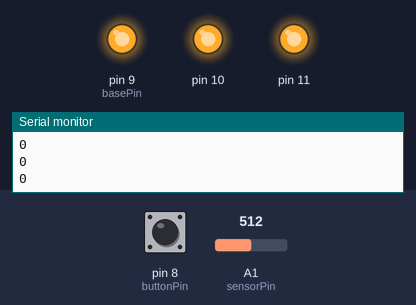
Bench run of a sketch on a simulated Arduino Uno, built with avr-gcc and run on an emulated ATmega328P. Parts: output pins drawn as LEDs (lit = HIGH), the last lines printed to the serial monitor. The inputs (shaded band) are chosen by the test bench; at power-on: pin 8 (buttonPin) LOW, A1 (sensorPin) = 512.

Above: at 1.2 s.
1.3 s: pin 8 (buttonPin) pulled HIGH for 1 s
At 1.75 s:
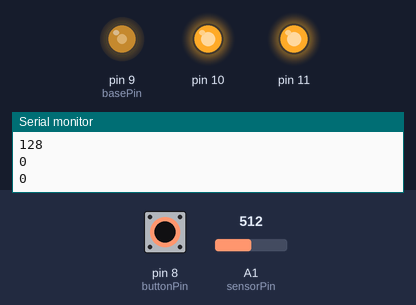
At 3.0 s:
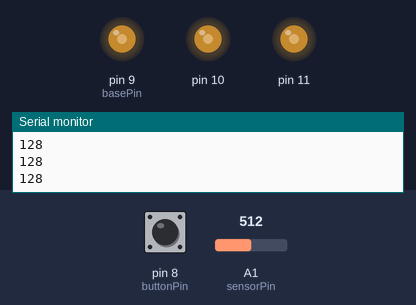
Timing chart, 0 to 4.5 s (numbered marks = the images above; inputs shaded):
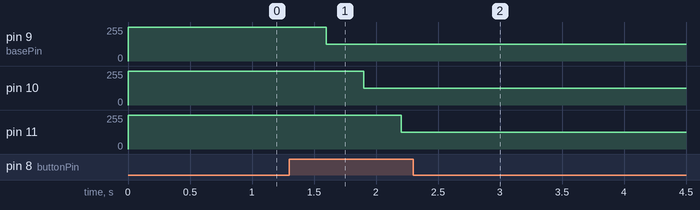

Measured:
- after the input at 1.3 s, pin 9 (basePin): 255/255 → 127/255 after 0.30 s; pin 10: 255/255 → 127/255 after 0.60 s; pin 11: 255/255 → 127/255 after 0.90 s

The sketch:

rgbled.ino
```cpp
int sensorPin = A1;    // select the input pin for the potentiometer
int buttonPin = 8; // Button Digital pin
int basePin = 9;

int buttonState = 0;
int selectedColor = 0;
int currentColor[3];


void setColor()
{
  Serial.println("--Set Color");
  for(int i=0; i < 3; ++i)
  {
    Serial.println(currentColor[i]);
    analogWrite(basePin + i, map(currentColor[i], 0, 255, 255, 0));
    //analogWrite(basePin + i,currentColor[i]);
  }
}

void setup() {
  Serial.begin(9600);

  currentColor[0] = 0;
  currentColor[1] = 0;
  currentColor[2] = 0;

  pinMode(buttonPin, INPUT);

  pinMode(basePin, OUTPUT);
  pinMode(basePin + 1, OUTPUT);
  pinMode(basePin + 2, OUTPUT);

  setColor();
}

void loop()
{
  // Read color value from sensor and remap to rgb value range
  int actualColor = map(analogRead(sensorPin), 0,1023,1,255);


  buttonState = digitalRead(buttonPin);
  if (buttonState == HIGH)
  {
    delay(300); // wait for button to return to its initial position
    currentColor[selectedColor] = actualColor;
    setColor();
    selectedColor = (selectedColor + 1) % 3;
  }


}
```
